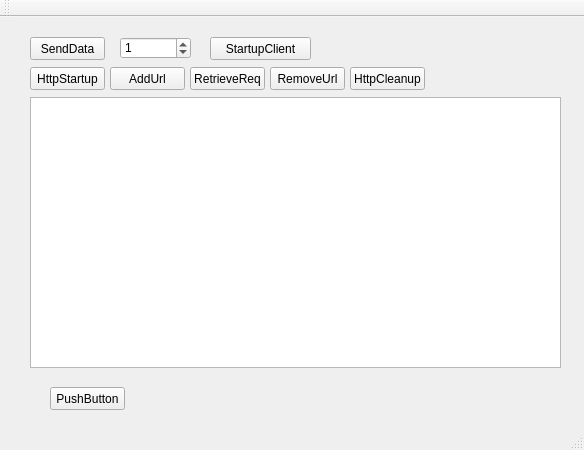
<?xml version="1.0" encoding="UTF-8"?>
<ui version="4.0">
 <class>MainWindow</class>
 <widget class="QMainWindow" name="MainWindow">
  <property name="geometry">
   <rect>
    <x>0</x>
    <y>0</y>
    <width>584</width>
    <height>450</height>
   </rect>
  </property>
  <property name="minimumSize">
   <size>
    <width>584</width>
    <height>450</height>
   </size>
  </property>
  <property name="maximumSize">
   <size>
    <width>584</width>
    <height>450</height>
   </size>
  </property>
  <property name="windowTitle">
   <string>MainWindow</string>
  </property>
  <widget class="QWidget" name="centralWidget">
   <widget class="QPushButton" name="SendData">
    <property name="geometry">
     <rect>
      <x>30</x>
      <y>20</y>
      <width>75</width>
      <height>23</height>
     </rect>
    </property>
    <property name="text">
     <string>SendData</string>
    </property>
   </widget>
   <widget class="QPushButton" name="StartupClient">
    <property name="geometry">
     <rect>
      <x>210</x>
      <y>20</y>
      <width>101</width>
      <height>23</height>
     </rect>
    </property>
    <property name="text">
     <string>StartupClient</string>
    </property>
   </widget>
   <widget class="QSpinBox" name="spinBox">
    <property name="geometry">
     <rect>
      <x>120</x>
      <y>20</y>
      <width>71</width>
      <height>22</height>
     </rect>
    </property>
    <property name="maximum">
     <number>1000</number>
    </property>
    <property name="value">
     <number>1</number>
    </property>
   </widget>
   <widget class="QTextBrowser" name="textBrowser">
    <property name="geometry">
     <rect>
      <x>30</x>
      <y>80</y>
      <width>531</width>
      <height>271</height>
     </rect>
    </property>
   </widget>
   <widget class="QPushButton" name="pushButton">
    <property name="geometry">
     <rect>
      <x>30</x>
      <y>50</y>
      <width>75</width>
      <height>23</height>
     </rect>
    </property>
    <property name="text">
     <string>HttpStartup</string>
    </property>
   </widget>
   <widget class="QPushButton" name="pushButton_2">
    <property name="geometry">
     <rect>
      <x>110</x>
      <y>50</y>
      <width>75</width>
      <height>23</height>
     </rect>
    </property>
    <property name="text">
     <string>AddUrl</string>
    </property>
   </widget>
   <widget class="QPushButton" name="pushButton_3">
    <property name="geometry">
     <rect>
      <x>190</x>
      <y>50</y>
      <width>75</width>
      <height>23</height>
     </rect>
    </property>
    <property name="text">
     <string>RetrieveReq</string>
    </property>
   </widget>
   <widget class="QPushButton" name="pushButton_4">
    <property name="geometry">
     <rect>
      <x>270</x>
      <y>50</y>
      <width>75</width>
      <height>23</height>
     </rect>
    </property>
    <property name="text">
     <string>RemoveUrl</string>
    </property>
   </widget>
   <widget class="QPushButton" name="pushButton_5">
    <property name="geometry">
     <rect>
      <x>350</x>
      <y>50</y>
      <width>75</width>
      <height>23</height>
     </rect>
    </property>
    <property name="text">
     <string>HttpCleanup</string>
    </property>
   </widget>
   <widget class="QPushButton" name="pushButton_6">
    <property name="geometry">
     <rect>
      <x>50</x>
      <y>370</y>
      <width>75</width>
      <height>23</height>
     </rect>
    </property>
    <property name="text">
     <string>PushButton</string>
    </property>
   </widget>
  </widget>
  <widget class="QMenuBar" name="menuBar">
   <property name="geometry">
    <rect>
     <x>0</x>
     <y>0</y>
     <width>584</width>
     <height>19</height>
    </rect>
   </property>
  </widget>
  <widget class="QToolBar" name="mainToolBar">
   <attribute name="toolBarArea">
    <enum>TopToolBarArea</enum>
   </attribute>
   <attribute name="toolBarBreak">
    <bool>false</bool>
   </attribute>
  </widget>
  <widget class="QStatusBar" name="statusBar"/>
 </widget>
 <layoutdefault spacing="6" margin="11"/>
 <resources/>
 <connections/>
</ui>
